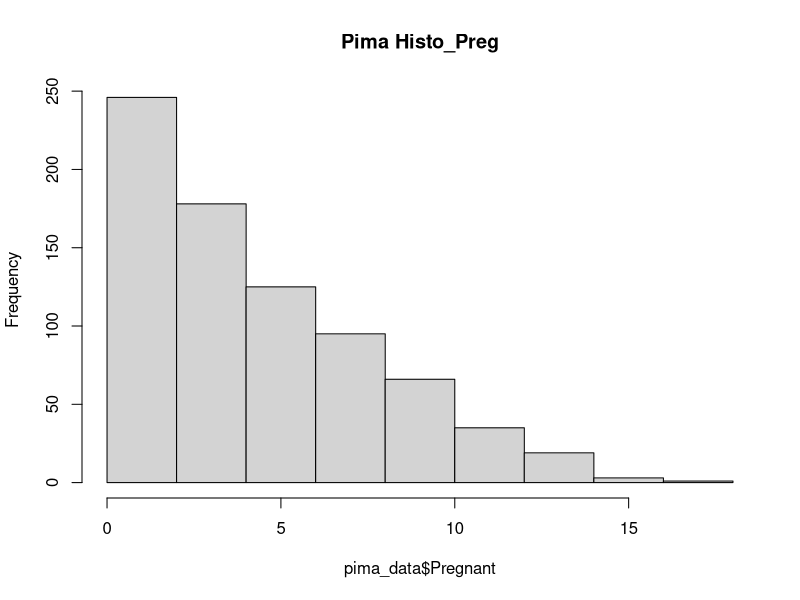
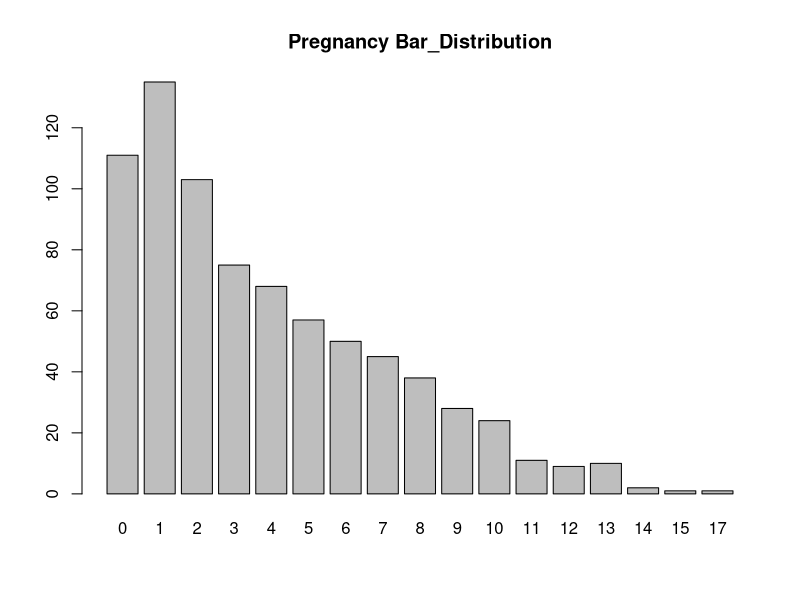
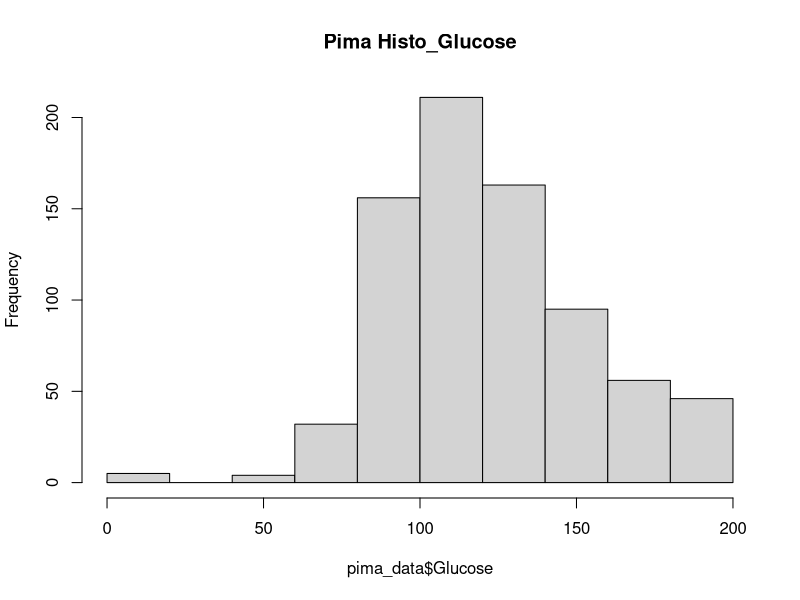
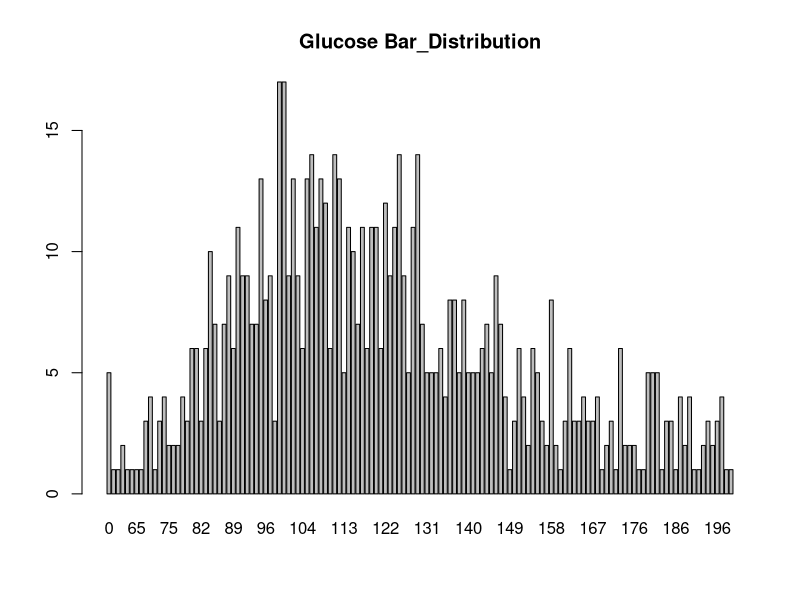
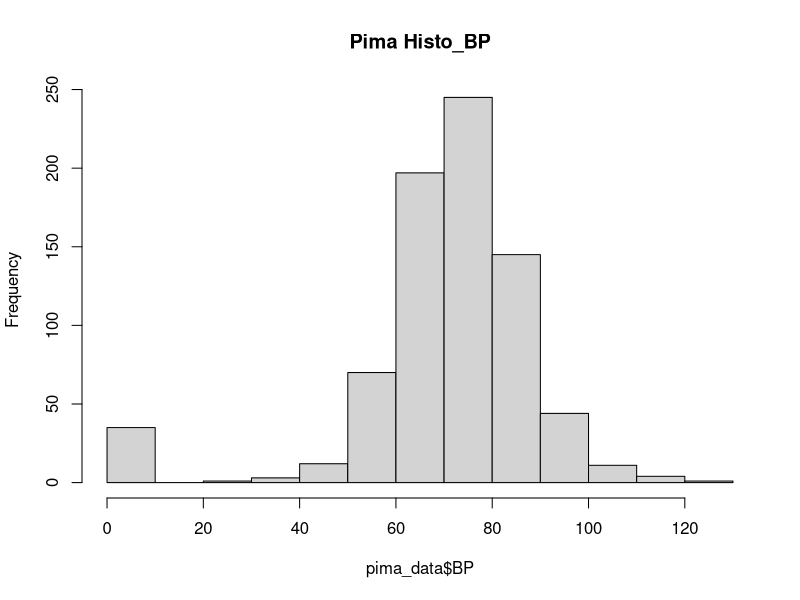
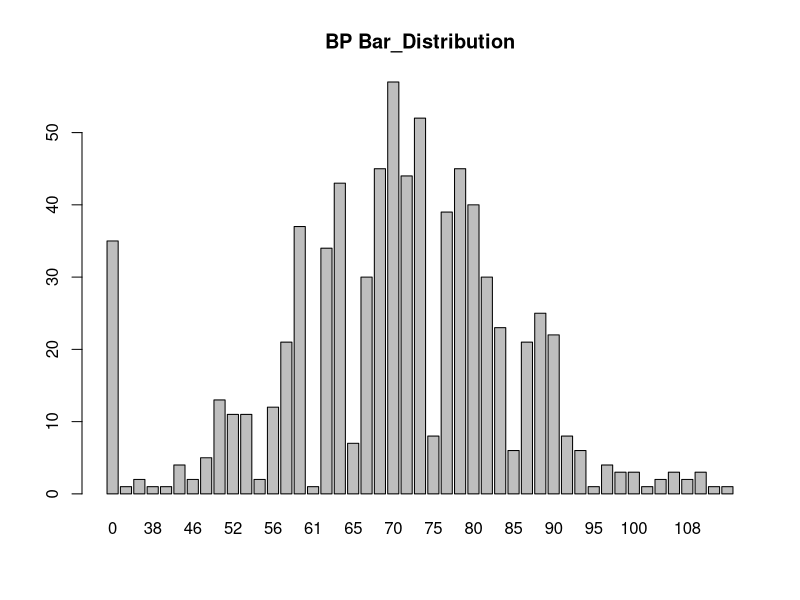
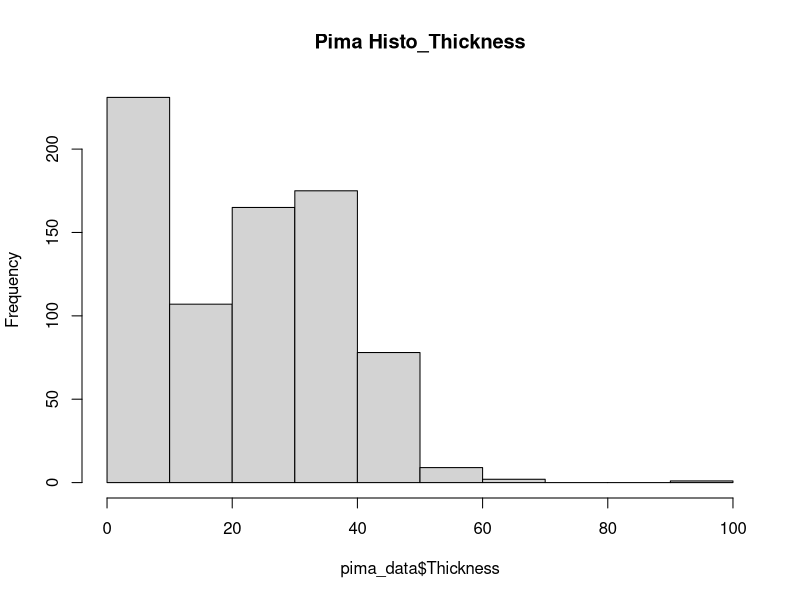
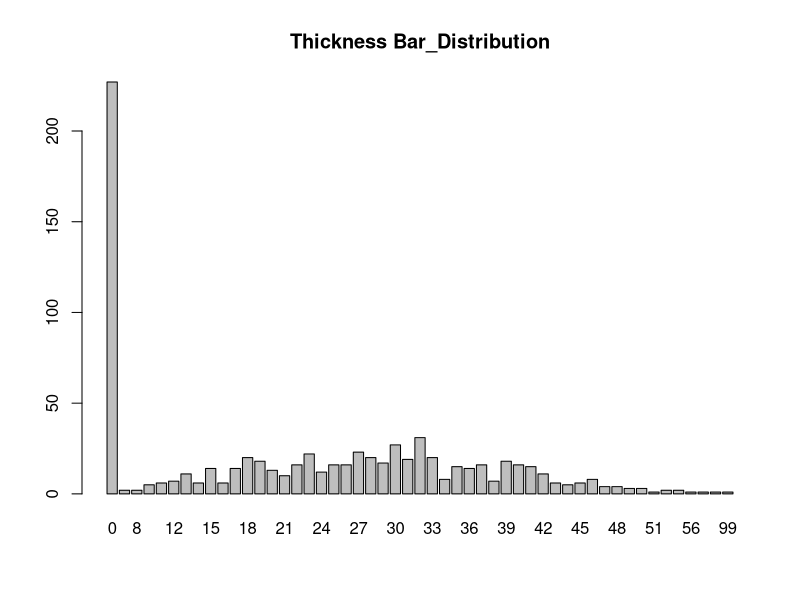

The R source for these figures, in order:
library(rpart)

pima_data <- read.table("DataSet.csv", header=TRUE, sep=",")

summary(pima_data)
summary(pima_data$Result)

sort(pima_data$BP)

pima_data$Result <- factor(pima_data$Result) 
summary(pima_data$Result)

#Pregnancy
hist(pima_data$Pregnant,plot = TRUE, right = FALSE, labels = FALSE, main = "Pima Histo_Preg")
no <- table(pima_data$Pregnant)
barplot(no, main="Pregnancy Bar_Distribution") 

#Glucose
hist(pima_data$Glucose,plot = TRUE, right = FALSE, labels = FALSE, main = "Pima Histo_Glucose")
no <- table(pima_data$Glucose)
barplot(no, main="Glucose Bar_Distribution") 

#BP
hist(pima_data$BP,plot = TRUE, right = FALSE, labels = FALSE, main = "Pima Histo_BP")
no <- table(pima_data$BP)
barplot(no, main="BP Bar_Distribution") 

#Thickness
hist(pima_data$Thickness,plot = TRUE, right = FALSE, labels = FALSE, main = "Pima Histo_Thickness")
no <- table(pima_data$Thickness)
barplot(no, main="Thickness Bar_Distribution") 

#Insulin
hist(pima_data$Insulin,plot = TRUE, right = FALSE, labels = FALSE, main = "Pima Histo_Insulin")
no <- table(pima_data$Insulin)
barplot(no, main="Insulin Bar_Distribution") 

#BMI
hist(pima_data$BMI,plot = TRUE, right = FALSE, labels = FALSE, main = "Pima Histo_BMI")
no <- table(pima_data$BMI)
barplot(no, main="BMI Bar_Distribution") 

#Pedigree
hist(pima_data$Pedigree,plot = TRUE, right = FALSE, labels = FALSE, main = "Pima Histo_Pedigree")
no <- table(pima_data$Pedigree)
barplot(no, main="Pedigree Bar_Distribution") 

#Age
hist(pima_data$Age,plot = TRUE, right = FALSE, labels = FALSE, main = "Pima Histo_Age")
no <- table(pima_data$Age)
barplot(no, main="Age Bar_Distribution") 


pima_data$Result<-as.numeric(as.character(pima_data$Result))
cor(pima_data, use="complete.obs")

max = 0
a = 0
b = 0
for(x in 1:8)
{
  for(y in (x+1):8)
  {
    if( x != y)
    {
      temp <- cor(pima_data[x], pima_data[y])
      if( max < temp[1])
      {
        max <- temp[1]
        a <- x
        b <- y
      }
    }
  }
}
colName <- colnames(pima_data)
cat('Max correlation is between',colName[a],'and',colName[b],  'attribute: ',max)
